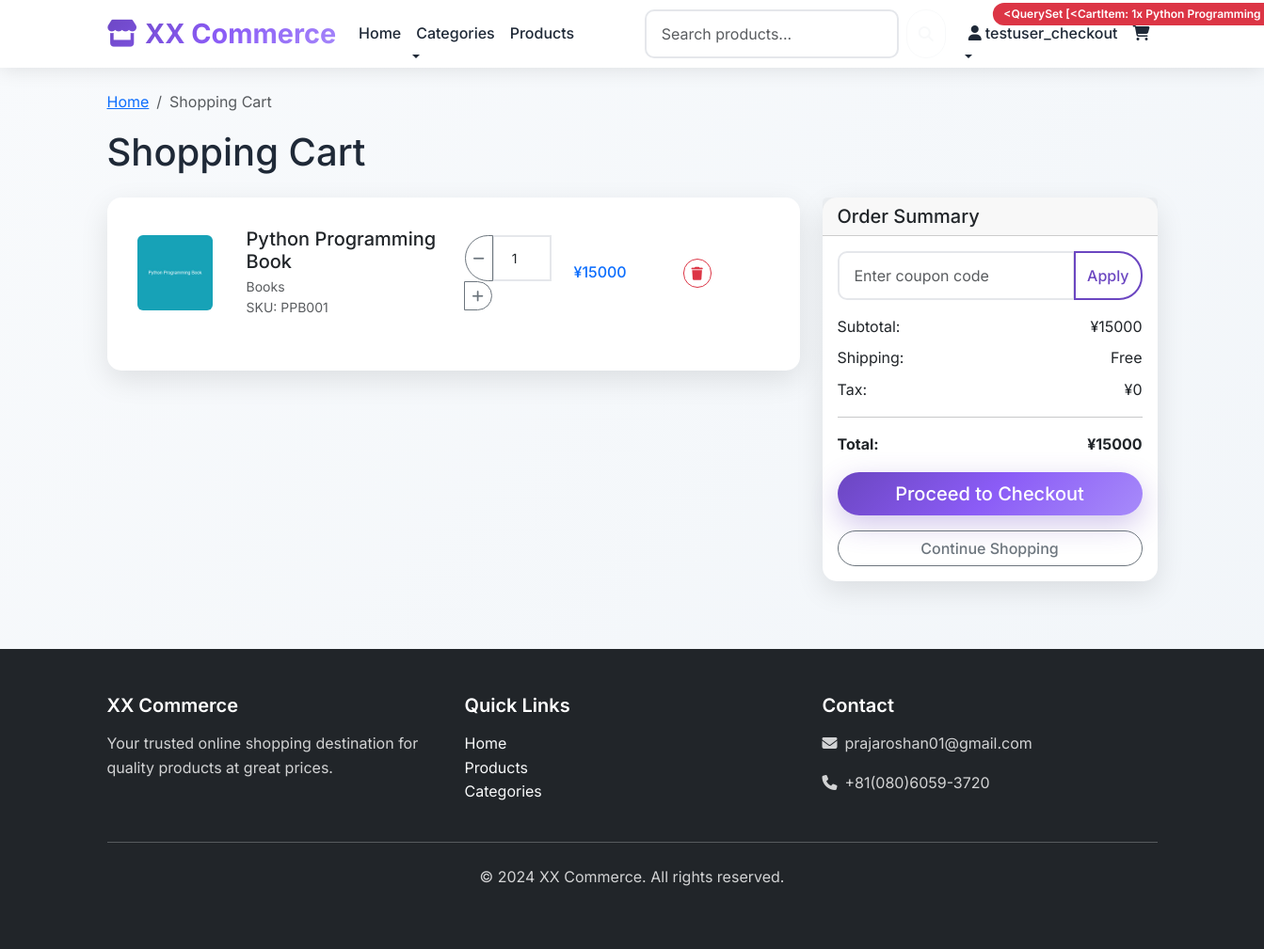
The page /cart/ (signed in) on the database its author committed.
### store/models.py (models this page shows, shortened)
class TimeStampedModel(models.Model):
    created_at = models.DateTimeField(auto_now_add=True)
    updated_at = models.DateTimeField(auto_now=True)
    class Meta:
        abstract = True

class CartItem(TimeStampedModel):
    cart = models.ForeignKey(Cart, on_delete=models.CASCADE, related_name='items')
    product = models.ForeignKey(Product, on_delete=models.CASCADE)
    quantity = models.PositiveIntegerField(default=1, validators=[MinValueValidator(1)])
    class Meta:
        unique_together = ['cart', 'product']
        indexes = [
            models.Index(fields=['cart', 'product']),
        ]
    def __str__(self):
        return f"{self.quantity}x {self.product.name}"
    @property
    def line_total(self):
        return self.product.price * self.quantity

class Cart(TimeStampedModel):
    user = models.ForeignKey(User, on_delete=models.CASCADE, related_name='carts', null=True, blank=True)
    session_key = models.CharField(max_length=40, blank=True)
    is_active = models.BooleanField(default=True)
    class Meta:
        indexes = [
            models.Index(fields=['user']),
            models.Index(fields=['session_key']),
            models.Index(fields=['is_active']),
        ]
    @property
    def total_items(self):
        return self.items.aggregate(total=models.Sum('quantity'))['total'] or 0
    @property
    def total_price(self):
        total = Decimal('0.00')
        for item in self.items.all():
            total += item.line_total
        return total

class Product(TimeStampedModel):
    name = models.CharField(max_length=200)
    slug = models.SlugField(max_length=200, unique=True)
    description = models.TextField()
    short_description = models.CharField(max_length=300, blank=True)
    category = models.ForeignKey(Category, on_delete=models.CASCADE, related_name='products')
    price = models.DecimalField(max_digits=10, decimal_places=2, validators=[MinValueValidator(Decimal('0.01'))])
    compare_price = models.DecimalField(max_digits=10, decimal_places=2, blank=True, null=True,
                                      validators=[MinValueValidator(Decimal('0.01'))])
    sku = models.CharField(max_length=50, unique=True)
    stock_quantity = models.PositiveIntegerField(default=0)
    track_inventory = models.BooleanField(default=True)
    allow_backorder = models.BooleanField(default=False)
    weight = models.DecimalField(max_digits=8, decimal_places=2, blank=True, null=True)
    dimensions = models.CharField(max_length=100, blank=True)
    is_active = models.BooleanField(default=True)
    is_featured = models.BooleanField(default=False)
    meta_title = models.CharField(max_length=200, blank=True)
    meta_description = models.TextField(blank=True)
    class Meta:
        ordering = ['-created_at']
        indexes = [
            models.Index(fields=['name']),
            models.Index(fields=['slug']),
            models.Index(fields=['category']),
            models.Index(fields=['is_active']),
            models.Index(fields=['is_featured']),
            models.Index(fields=['price']),
            models.Index(fields=['sku']),
        ]

class ProductImage(TimeStampedModel):
    product = models.ForeignKey(Product, on_delete=models.CASCADE, related_name='images')
    image = models.ImageField(upload_to='products/')
    alt_text = models.CharField(max_length=200, blank=True)
    is_primary = models.BooleanField(default=False)
    sort_order = models.PositiveIntegerField(default=0)
    class Meta:
        ordering = ['sort_order', 'created_at']
        indexes = [
            models.Index(fields=['product', 'is_primary']),
            models.Index(fields=['product', 'sort_order']),
        ]

class Category(TimeStampedModel):
    name = models.CharField(max_length=100, unique=True)
    slug = models.SlugField(max_length=100, unique=True)
    description = models.TextField(blank=True)
    image = models.ImageField(upload_to='categories/', blank=True, null=True)
    is_active = models.BooleanField(default=True)
    parent = models.ForeignKey('self', on_delete=models.CASCADE, null=True, blank=True, related_name='children')
    class Meta:
        verbose_name_plural = "Categories"
        ordering = ['name']
        indexes = [
            models.Index(fields=['name']),
            models.Index(fields=['slug']),
            models.Index(fields=['is_active']),
        ]

### store/views.py (the view, shortened to what this page needs)
# urls.py: path('cart/', views.cart_view, name='cart'),
def cart_view(request):
    if request.user.is_authenticated:
        cart = Cart.objects.filter(user=request.user, is_active=True).first()
        if not cart:
            cart = Cart.objects.create(user=request.user, is_active=True)
    cart_items = cart.items.select_related('product').all()
    coupon_form = CouponForm()
    context = {
        'cart': cart,
        'cart_items': cart_items,
        'coupon_form': coupon_form,
    }
    return render(request, 'store/cart.html', context)

### templates/store/cart.html (shortened to what this page needs)
{% extends 'base.html' %}
{% load static %}
{% block content %}
<div class="container py-4">
    <nav aria-label="breadcrumb">
        <ol class="breadcrumb">
            <li class="breadcrumb-item"><a href="{% url 'store:home' %}">Home</a></li>
            <li class="breadcrumb-item active">Shopping Cart</li>
        </ol>
    </nav>
    <div class="row">
        <div class="col-12">
            <h1 class="mb-4">Shopping Cart</h1>
            {% if cart_items %}
                <div class="row">
                    <div class="col-lg-8">
                        <div class="card">
                            <div class="card-body">
                                {% for item in cart_items %}
                                <div class="row align-items-center mb-4 cart-item" data-item-id="{{ item.id }}">
                                    <div class="col-md-2">
                                        {% if item.product.images.first %}
                                            <img src="{{ item.product.images.first.image.url }}"
                                                 alt="{{ item.product.name }}"
                                                 class="img-fluid rounded"
                                                 style="height: 80px; object-fit: cover;">
                                        {% else %}
                                            <div class="bg-light d-flex align-items-center justify-content-center rounded"
                                                 style="height: 80px;">
                                                <i class="fas fa-image text-muted"></i>
                                            </div>
                                        {% endif %}
                                    </div>
                                    <div class="col-md-4">
                                        <h5 class="mb-1">{{ item.product.name }}</h5>
                                        <p class="text-muted small mb-0">{{ item.product.category.name }}</p>
                                        <p class="text-muted small mb-0">SKU: {{ item.product.sku }}</p>
                                    </div>
                                    <div class="col-md-2">
                                        <div class="input-group">
                                            <button class="btn btn-outline-secondary btn-sm"
                                                    type="button" onclick="updateQuantity({{ item.id }}, {{ item.quantity|add:'-1' }})">
                                                <i class="fas fa-minus"></i>
                                            </button>
                                            <input type="number" class="form-control form-control-sm text-center"
                                                   value="{{ item.quantity }}" min="1" max="1000"
                                                   id="quantity-{{ item.id }}"
                                                   onchange="updateQuantity({{ item.id }}, this.value)">
                                            <button class="btn btn-outline-secondary btn-sm"
                                                    type="button" onclick="updateQuantity({{ item.id }}, {{ item.quantity|add:'1' }})">
                                                <i class="fas fa-plus"></i>
                                            </button>
                                        </div>
                                    </div>
                                    <div class="col-md-2">
                                        <span class="h6 text-primary item-price" id="price-{{ item.id }}">
                                            ¥{{ item.line_total|floatformat:0 }}
                                        </span>
                                    </div>
                                    <div class="col-md-2">
                                        <button class="btn btn-outline-danger btn-sm"
                                                onclick="removeItem({{ item.id }})">
                                            <i class="fas fa-trash"></i>
                                        </button>
                                    </div>
                                </div>
                                {% endfor %}
                            </div>
                        </div>
                    </div>
                    <div class="col-lg-4">
                        <div class="card">
                            <div class="card-header">
                                <h5 class="mb-0">Order Summary</h5>
                            </div>
                            <div class="card-body">
                                <form method="post" action="{% url 'store:apply_coupon' %}" class="mb-3">
                                    <div class="input-group">
                                        {{ coupon_form.code }}
                                        <button class="btn btn-outline-primary" type="submit">Apply</button>
                                    </div>
                                </form>
                                <div class="d-flex justify-content-between mb-2">
                                    <span>Subtotal:</span>
                                    <span id="subtotal">¥{{ cart.total_price|floatformat:0 }}</span>
                                </div>
                                <div class="d-flex justify-content-between mb-2">
                                    <span>Shipping:</span>
                                    <span>Free</span>
                                </div>
                                <div class="d-flex justify-content-between mb-2">
                                    <span>Tax:</span>
                                    <span>¥0</span>
                                </div>
                                <hr>
                                <div class="d-flex justify-content-between mb-3">
                                    <strong>Total:</strong>
                                    <strong id="total">¥{{ cart.total_price|floatformat:0 }}</strong>
                                </div>
                                {% if user.is_authenticated %}
                                    <a href="{% url 'store:checkout' %}" class="btn btn-primary btn-lg w-100 mb-3">
                                        Proceed to Checkout
                                    </a>
                                {% endif %}
                                <a href="{% url 'store:product_list' %}" class="btn btn-outline-secondary w-100">
                                    Continue Shopping
                                </a>
                            </div>
                        </div>
                    </div>
                </div>
            {% endif %}
        </div>
    </div>
</div>
{% endblock %}

### templates/base.html (shortened to what this page needs)
{% load static %}
<!DOCTYPE html>
<html lang="en">
<head>
    <link href="https://cdn.jsdelivr.net/npm/bootstrap@5.3.0/dist/css/bootstrap.min.css" rel="stylesheet">
    <link href="https://cdnjs.cloudflare.com/ajax/libs/font-awesome/6.4.0/css/all.min.css" rel="stylesheet">
    <link href="{% static 'css/style.css' %}" rel="stylesheet">
</head>
<body>
    <nav class="navbar navbar-expand-lg navbar-dark bg-dark sticky-top">
        <div class="container">
            <a class="navbar-brand fw-bold" href="{% url 'store:home' %}">
                <i class="fas fa-store me-2"></i>XX Commerce
            </a>
            <div class="collapse navbar-collapse" id="navbarNav">
                <ul class="navbar-nav me-auto">
                    <li class="nav-item">
                        <a class="nav-link" href="{% url 'store:home' %}">Home</a>
                    </li>
                    <li class="nav-item dropdown">
                        <a class="nav-link dropdown-toggle" href="#" role="button" data-bs-toggle="dropdown">
                            Categories
                        </a>
                    </li>
                    <li class="nav-item">
                        <a class="nav-link" href="{% url 'store:product_list' %}">Products</a>
                    </li>
                </ul>
                <form class="d-flex me-3" method="GET" action="{% url 'store:product_list' %}">
                    <input class="form-control me-2" type="search" name="search" placeholder="Search products..." value="{{ request.GET.search }}">
                    <button class="btn btn-outline-light" type="submit">
                        <i class="fas fa-search"></i>
                    </button>
                </form>
                <ul class="navbar-nav">
                    {% if user.is_authenticated %}
                        <li class="nav-item dropdown">
                            <a class="nav-link dropdown-toggle" href="#" role="button" data-bs-toggle="dropdown">
                                <i class="fas fa-user me-1"></i>{{ user.username }}
                            </a>
                        </li>
                    {% endif %}
                    <li class="nav-item">
                        <a class="nav-link position-relative" href="{% url 'store:cart' %}">
                            <i class="fas fa-shopping-cart"></i>
                            <span class="position-absolute top-0 start-100 translate-middle badge rounded-pill bg-danger">
                                {{ cart_items|default:0 }}
                            </span>
                        </a>
                    </li>
                </ul>
            </div>
        </div>
    </nav>
    <main>
        {% block content %}{% endblock %}
    </main>
    <footer class="bg-dark text-light py-5 mt-5">
        <div class="container">
            <div class="row">
                <div class="col-md-4">
                    <h5>XX Commerce</h5>
                    <p>Your trusted online shopping destination for quality products at great prices.</p>
                </div>
                <div class="col-md-4">
                    <h5>Quick Links</h5>
                    <ul class="list-unstyled">
                        <li><a href="{% url 'store:home' %}" class="text-light">Home</a></li>
                        <li><a href="{% url 'store:product_list' %}" class="text-light">Products</a></li>
                        <li><a href="{% url 'store:category_list' %}" class="text-light">Categories</a></li>
                    </ul>
                </div>
                <div class="col-md-4">
                    <h5>Contact</h5>
                    <p><i class="fas fa-envelope me-2"></i>prajaroshan01@gmail.com</p>
                    <p><i class="fas fa-phone me-2"></i>+81(080)6059-3720</p>
                </div>
            </div>
            <hr class="my-4">
            <div class="text-center">
                <p>&copy; 2024 XX Commerce. All rights reserved.</p>
            </div>
        </div>
    </footer>
</body>
</html>

### rows shown on the page
CartItem: cart+quantity+product "<QuerySet [<CartItem: 1x Python Programming…", product.images.first.image (picture), product.name "Python Programming Book", product.category.name "Books", product.sku "PPB001", quantity "1", line_total "15000"
Cart: total_price "15000"

### other values the page prints
{{ user.username }} "testuser_checkout"
